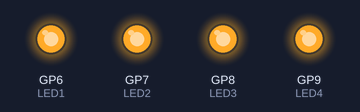
The program below on a simulated Raspberry Pi Pico running MicroPython. Parts: output pins drawn as LEDs (lit = HIGH).

Above: at 0.5 s.
At 3.5 s:
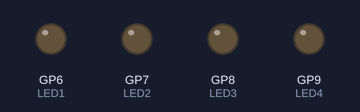
Timing chart, 0 to 4.6 s (numbered marks = the images above):
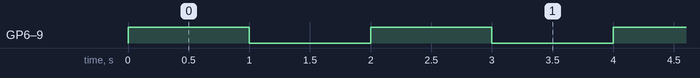

The program:

Raspberry.py
```python
# ==================================================
"""
Project objective: Blink four external LEDs connected to the Raspberry Pi Pico

Hardware and connections used:
    Anode of four LEDs to GPIO pins 6-9 of Raspberry Pi Pico
    220 ohm resistor connected in series to each LED

Author: Adrian Josele G. Quional
"""
# ==================================================

# modules
from machine import Pin
from time import sleep

# setting GPIO Pins 6-9 as OUT
# note: any GPIO pin can be used
LED1 = Pin(6, Pin.OUT)
LED2 = Pin(7, Pin.OUT)
LED3 = Pin(8, Pin.OUT)
LED4 = Pin(9, Pin.OUT)

# continuously blink all 4 LEDs at the same time while the board has power
while True:
    LED1.on()
    LED2.on()
    LED3.on()
    LED4.on()
    sleep(1)

    LED1.off()
    LED2.off()
    LED3.off()
    LED4.off()
    sleep(1)
```

Measured:
- by itself, GP6 (LED1), GP7 (LED2), GP8 (LED3), GP9 (LED4): alternates HIGH for 1.0 s and LOW for 1.0 s
